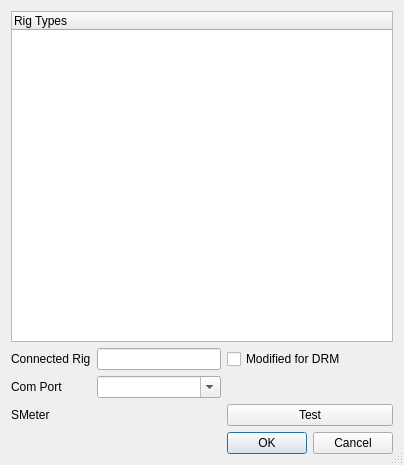
<?xml version="1.0" encoding="UTF-8"?>
<ui version="4.0">
 <class>RigDlg</class>
 <widget class="QDialog" name="RigDlg">
  <property name="windowModality">
   <enum>Qt::ApplicationModal</enum>
  </property>
  <property name="geometry">
   <rect>
    <x>0</x>
    <y>0</y>
    <width>404</width>
    <height>465</height>
   </rect>
  </property>
  <property name="windowTitle">
   <string>Rig Settings</string>
  </property>
  <property name="windowIcon">
   <iconset resource="res/icons.qrc">
    <normaloff>:/icons/MainIcon.svg</normaloff>:/icons/MainIcon.svg</iconset>
  </property>
  <property name="sizeGripEnabled">
   <bool>true</bool>
  </property>
  <layout class="QGridLayout" name="gridLayout">
   <item row="0" column="0" colspan="3">
    <widget class="QTreeWidget" name="rigTypes">
     <property name="sizePolicy">
      <sizepolicy hsizetype="Expanding" vsizetype="MinimumExpanding">
       <horstretch>0</horstretch>
       <verstretch>0</verstretch>
      </sizepolicy>
     </property>
     <column>
      <property name="text">
       <string notr="true">Rig Types</string>
      </property>
     </column>
    </widget>
   </item>
   <item row="1" column="0">
    <widget class="QLabel" name="label_2">
     <property name="text">
      <string>Connected Rig</string>
     </property>
    </widget>
   </item>
   <item row="1" column="1">
    <widget class="QLineEdit" name="selectedRigType">
     <property name="readOnly">
      <bool>true</bool>
     </property>
    </widget>
   </item>
   <item row="1" column="2">
    <widget class="QCheckBox" name="modified">
     <property name="text">
      <string>Modified for DRM</string>
     </property>
    </widget>
   </item>
   <item row="2" column="0">
    <widget class="QLabel" name="labelPort">
     <property name="text">
      <string>Com Port</string>
     </property>
    </widget>
   </item>
   <item row="2" column="1">
    <widget class="QComboBox" name="comboBoxPort">
     <property name="editable">
      <bool>true</bool>
     </property>
    </widget>
   </item>
   <item row="3" column="2">
    <widget class="QPushButton" name="testRig">
     <property name="text">
      <string>Test</string>
     </property>
    </widget>
   </item>
   <item row="4" column="2">
    <widget class="QDialogButtonBox" name="buttonBox">
     <property name="sizePolicy">
      <sizepolicy hsizetype="Expanding" vsizetype="Fixed">
       <horstretch>0</horstretch>
       <verstretch>0</verstretch>
      </sizepolicy>
     </property>
     <property name="orientation">
      <enum>Qt::Horizontal</enum>
     </property>
     <property name="standardButtons">
      <set>QDialogButtonBox::Cancel|QDialogButtonBox::Ok</set>
     </property>
     <property name="centerButtons">
      <bool>false</bool>
     </property>
    </widget>
   </item>
   <item row="4" column="0" colspan="2">
    <layout class="QVBoxLayout" name="sMeterLayout"/>
   </item>
   <item row="3" column="0" colspan="2">
    <widget class="QLabel" name="label">
     <property name="text">
      <string>SMeter</string>
     </property>
    </widget>
   </item>
  </layout>
 </widget>
 <resources>
  <include location="res/icons.qrc"/>
 </resources>
 <connections/>
</ui>
